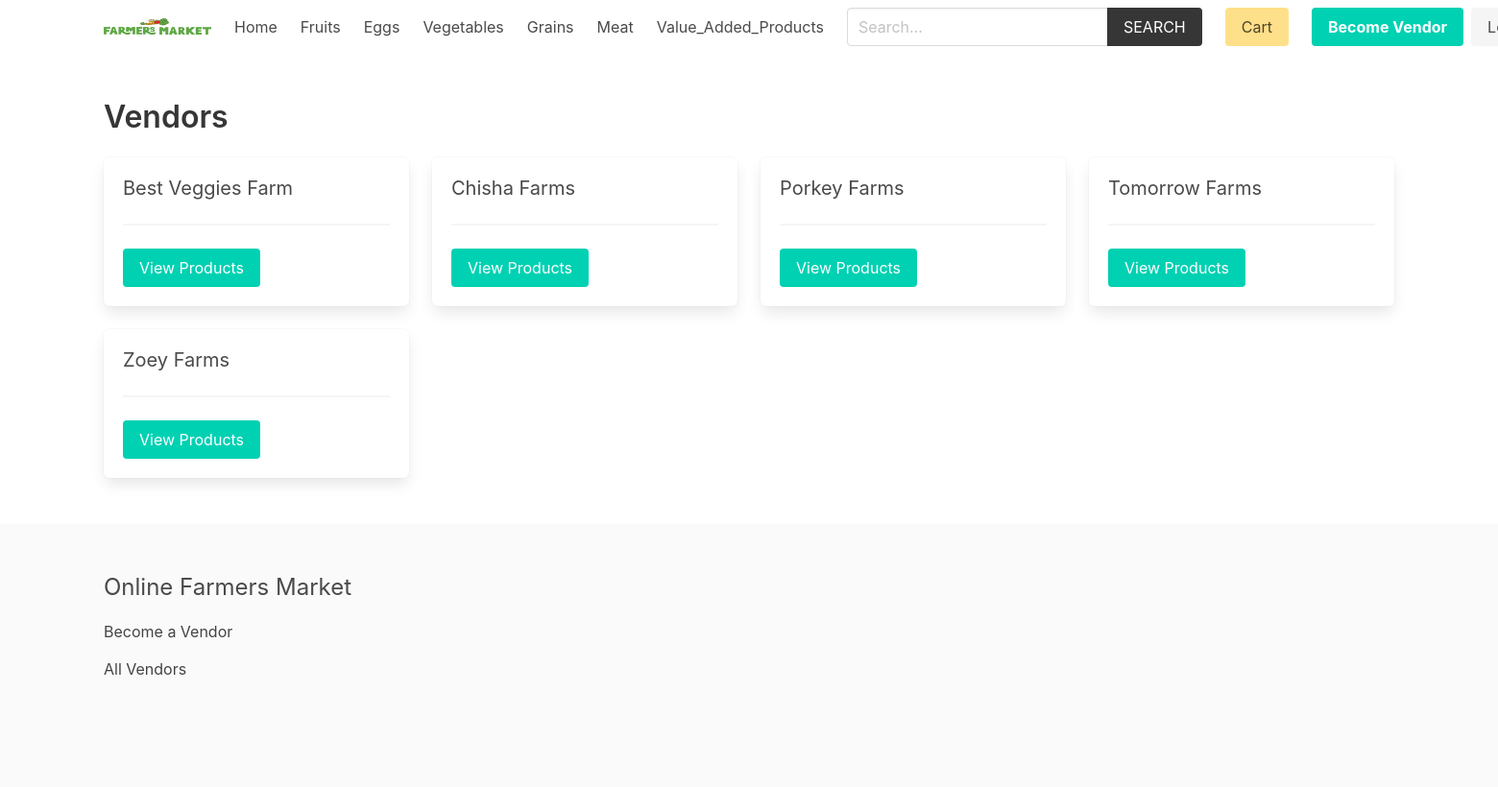
Screenshot of /vendor/ with the database file from the repository.
### product/models.py (models this page shows, shortened)
class Category(models.Model):
    title = models.CharField(max_length=50)
    slug = models.SlugField(max_length=55)
    ordering = models.IntegerField(default=0)
    class Meta:
        ordering = ['ordering']

### vendor/models.py (models this page shows, shortened)
class Vendor(models.Model):
    name = models.CharField(max_length=255)
    created_at = models.DateTimeField(auto_now_add=True)
    created_by = models.OneToOneField(User, related_name='vendor', on_delete=models.CASCADE)
    class Meta:
        ordering = ['name']

### vendor/views.py (the view)
# urls.py: path('', views.vendors, name="vendors"),
def vendors(request):
    vendors = Vendor.objects.all()
    return render(request, 'vendor/vendors.html', {'vendors': vendors})

### product/context_processors.py (called while the page is built)
def menu_categories(request):
    categories = Category.objects.all()
    return {'categories': categories}

### simple_multivendor_site/cart/cart.py (called while the page is built)
    def __len__(self):
        return sum(item['quantity'] for item in self.cart.values())

### simple_multivendor_site/cart/context_processors.py (called while the page is built)
def cart(request):
    return {'cart': Cart(request)}

### templates/vendor/vendors.html (shortened to what this page needs)
{% extends 'core/base.html' %}
{% block content %}
    <h1 class="title">Vendors</h1>
    <div class="columns is-multiline">
        {% for vendor in vendors %}
            <div class="column is-3">
                <div class="box">
                    <h2 class="subtitle">
                        {{ vendor.name }}
                    </h2>
                    <hr>
                    <a href="{% url 'vendor:vendor' vendor.id %}" class="button is-primary ">View Products</a>
                </div>
            </div>
        {% endfor %}
    </div>
{% endblock content %}

### templates/core/base.html (shortened to what this page needs)
{% load static %}
<!DOCTYPE html>
<html lang="en">
<head>
    <link rel="stylesheet" href="https://cdn.jsdelivr.net/npm/bulma@0.9.2/css/bulma.min.css">
    <link rel="stylesheet" href="{% static 'css/main.css' %}">
</head>
<body>
    <div class="container">
        <nav class="navbar" role="navigation" aria-label="main navigation">
            <div class="navbar-brand">
                <a class="navbar-item" href="{% url 'core:home' %}">
                <img width="112" height=97">
                </a>
            </div>
            <div id="navbarBasicExample" class="navbar-menu">
                <div class="navbar-start">
                <a class="navbar-item" href="{% url 'core:home' %}">
                    Home
                </a>
                {% for category in categories %}
                    <a class="navbar-item" href="{% url 'product:category' category.slug %}">
                        {{category.title}}
                    </a>
                {% endfor %}
                </div>
                <div class="navbar-start">
                    <div class="navbar-item">
                        <form method="get" action="{% url 'product:search' %}">
                            <div class="field has-addons">
                                <div class="control">
                                    <input type="search" name="query" id="" class="input" placeholder="Search...">
                                </div>
                                <div class="control">
                                    <button class="button is-dark is-uppercase">Search</button>
                                </div>
                            </div>
                        </form>
                    </div>
                </div>
                <div class="navbar-end">
                <div class="navbar-item">
                    <a href="{% url 'cart:cart' %}" class="button is-warning">Cart {% if cart %}({{cart|length}}){% endif %}</a>
                </div>
                {% if request.user.is_authenticated %}
                <div class="navbar-item has-dropdown is-hoverable">
                    <a class="navbar-link is-capitalized">
                    {{user.vendor.name}}
                    </a>
                    <div class="navbar-dropdown">
                    <a class="navbar-item" href="{% url 'vendor:vendor-admin' %}">
                        Profile
                    </a>
                    <a class="navbar-item" href="{% url 'vendor:edit-vendor' %}">
                        Update Profile
                    </a>
                    <a class="navbar-item" href="{% url 'vendor:add-product' %}">
                        Add Product
                    </a>
                    <hr class="navbar-divider">
                    <a class="navbar-item" href="{% url 'vendor:logout' %}">
                        Logout
                    </a>
                    </div>
                </div>
                {% else %}
                <div class="navbar-item">
                    <div class="buttons">
                        <a class="button is-primary" href="{% url 'vendor:become-vendor' %}">
                            <strong>Become Vendor</strong>
                        </a>
                        <a class="button is-light" href="{% url 'vendor:login' %}">
                            Log in
                        </a>
                    </div>
                </div>
                {% endif %}
                </div>
            </div>
            </nav>
    </div>
    <section class="section">
        <div class="container">
            {% block content %}{% endblock content %}
        </div>
    </section>
    <footer class="footer">
        <div class="container">
            <h3 class="is-size-4 mb-4">Online Farmers Market</h3>
            {% if request.user.is_authenticated %}
                <a href="{% url 'vendor:vendor-admin' %}">Vendor Admin</a>
            {% else %}
                <a href="{% url 'vendor:become-vendor' %}">Become a Vendor</a>
            {% endif %}
            <br>
            <a href="{% url 'vendor:vendors' %}">All Vendors</a>
        </div>
    </footer>
</body>
</html>

### core/static/css/main.css (style rules this page uses)
.footer a { margin-bottom: 15px; display: inline-block; color: #444; }

### rows the page displays
Category: title "Fruits"
Category: title "Eggs"
Category: title "Vegetables"
Category: title "Grains"
Category: title "Meat"
Category: title "Value_Added_Products"
Vendor: name "Best Veggies Farm"
Vendor: name "Chisha Farms"
Vendor: name "Porkey Farms"
Vendor: name "Tomorrow Farms"
Vendor: name "Zoey Farms"
